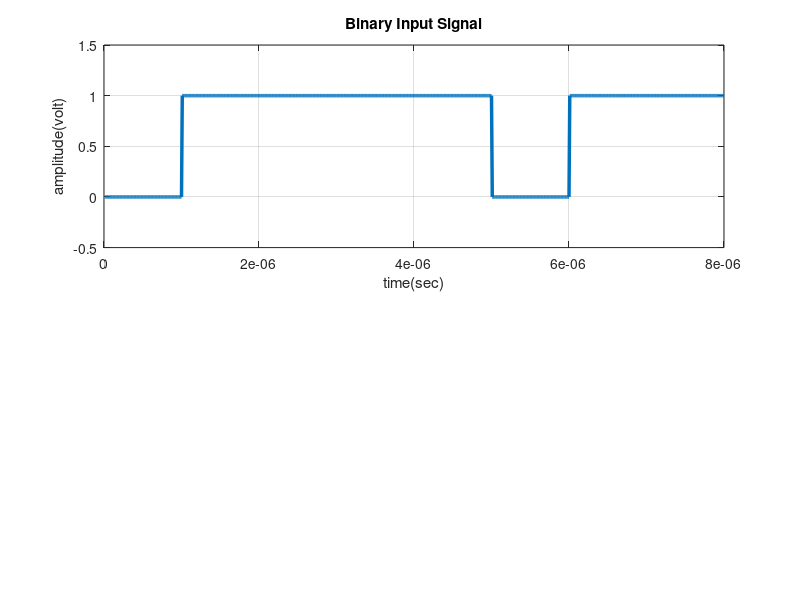

MATLAB code for this plot: (Note: this script raises an error after producing the figure.)
clc; close all; clear all;

%%%%%%%%%%%%%% Input Signal %%%%%%%%%%%%%%%%%%

N = 8;   % The number of bits
x = round(rand(1,N));  % Generate a random bit stream as Input Signal
bp=.000001;            % bit period
disp(' Binary information at Trans mitter :');
disp(x);
n = length(x);
t = 0:.01:n;   
%---------------------------------------------------------------
% Bit Streaming
bit=[]; 
for n=1:1:length(x)
    if x(n)==1;
       se=ones(1,100);
    else x(n)==0;
        se=zeros(1,100);
    end
     bit=[bit se];

end

% Plotting Input Signal
t1=bp/100:bp/100:100*length(x)*(bp/100);
subplot(211);
plot(t1,bit,'lineWidth',2.5);grid on;
axis([ 0 bp*length(x) -.5 1.5]);
title('Binary Input Signal'), ylabel('amplitude(volt)'), xlabel('time(sec)');

%------------------------------------------------
%%%%%%%%%%%%%% BFSK Modulation %%%%%%%%%%%%%%%%%%

% input is bit output;

Tb = 0.1; %bit interval
ts = Tb/100;
fs = 1/ts;  % Sample rate (Hz)
nb = Tb/ts; %number of samples in one bit interval
fc = fs/10;

M = 2;        % Modulation order
freqsep = 10; % Frequency separation (Hz)
nsamp = 8;    % Number of samples per symbol

xmodfask = fskmod(bit,M,freqsep,nsamp,fs);

%--------------------------------------------------
%%%%%%%%%%%%%% Adding Gausian Noise %%%%%%%%%%%%%%%

xmodfask = awgn(xmodfask,25);

%--------------------------------------------------
%%%%%%%%%%%%%% FASK Demodulation %%%%%%%%%%%%%%%%%%

xdemod = fskdemod(xmodfask,M,freqsep,nsamp,fs);

%--------------------------------------------------
%%%%%%%%%%%%%% Demodulation Signal Represenatation %%%%%%%%%%%%%%%%%%

bit=[];
for n=1:length(xdemod);
    if xdemod(n)==1;
       se=ones(1,100);
    else xdemod(n)==0;
        se=zeros(1,100);
    end
     bit=[bit se];

end

t4=bp/100:bp/100:100*length(xdemod)*(bp/100);
subplot(212)
plot(t4,bit,'LineWidth',2.5);grid on;
axis([ 0 bp*length(xdemod) -.5 1.5]);
title('Demodulated Signal');


%{
    In this task, we have used a random discrete signal and did bit stream.
    We used code for representation of this random binary stream.
    After this we have used BFSK modulation by using MATLAB built-in command
    fskmod and then demodulated the signal using built-in command fskdemod.
    After demodulation we represented the original signal again with bit streaming.
    We have also analyzed the results by adding Gaussian Noise.
%}